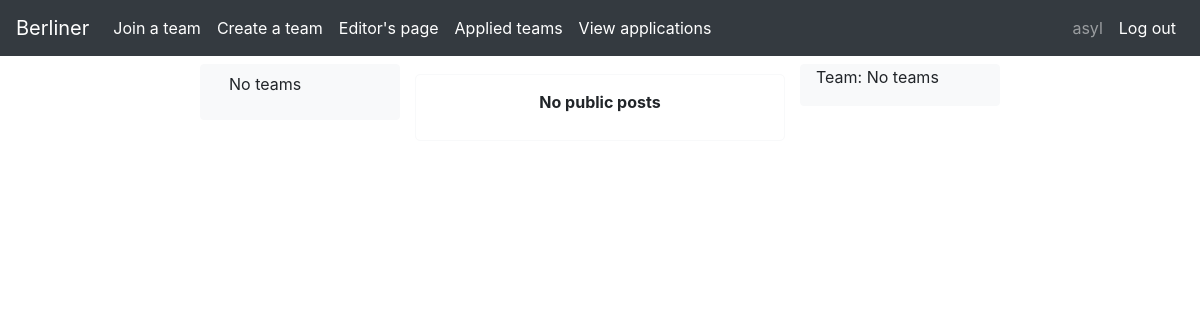
Page /join/ (signed in) on the earlier database version.
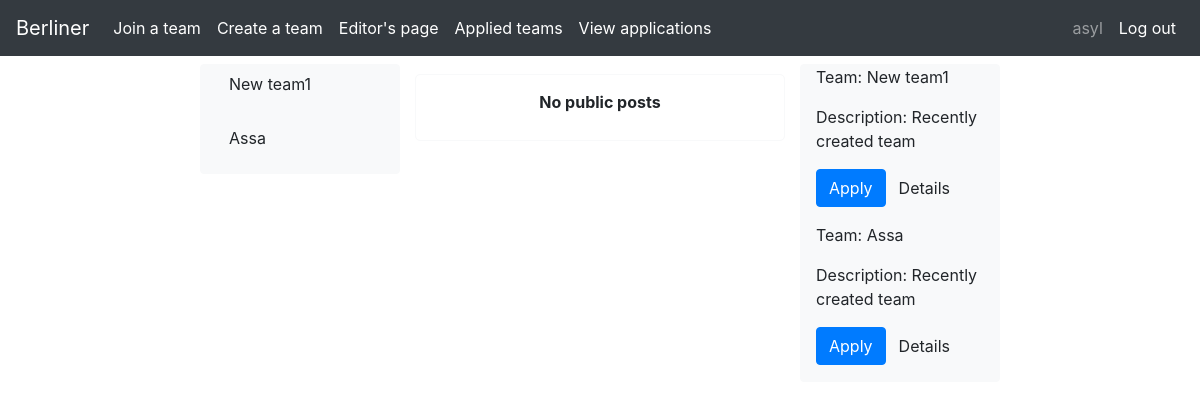
Same page on the later database version.
### logedin/models.py (models this page shows, shortened)
class Team(models.Model):
    teamLeader = models.ForeignKey(CustomUser, on_delete=models.CASCADE, related_name="createdTeams", related_query_name="createdTeam")
    members = models.ManyToManyField(CustomUser, through='Membership', through_fields=('team', 'member'), related_name="memberTeams", related_query_name="memberTeam")
    applicants = models.ManyToManyField(CustomUser, through='Application', through_fields=('team', 'applicant'))
    name = models.CharField(default="New team", max_length=30, unique=True)
    description = models.CharField(default="Recently created team", max_length=60)

### logedin/views.py (the view)
# urls.py: path('join/', views.TeamsToJoinView.as_view(), name='join'),
class TeamsToJoinView(LoginRequiredMixin, ListView):
    login_url = 'signup'
    template_name = 'logedin/join.html'
    fields = []
    context_object_name = 'object'
    def get_queryset(self):
        mySet = {
        'teams': Team.objects.exclude(members=self.request.user).exclude(applicants=self.request.user)
        }
        return mySet

### templates/logedin/join.html
{% extends '../base/base_logedin.html' %}
{% load static %}
{% block menu %}
<div id="menu">
    {% for team in object.teams %}
        <p class="team-name" data-details="{{ team.name }}"><a class="btn">{{ team.name }}</a></p>
    {% empty %}
        <p class="team-name" data-details="No teams"><a class="btn">No teams</a></p>
    {% endfor %}
</div>
{% endblock %}
{% block main %}
    {% for post in object.posts %}
    <div class="post border border-light">
        <p class="post-header"><b>{{ post.author.first_name }} {{ post.author.last_name }}</b> @<i>{{ post.team.name }}:</i> </p>
        <p class="post-body">{{ post.content }}</p>
        <p class="post-footer">{{ post.date }} {% block comments %} {% endblock %}</p>
    </div>
    {% empty %}
    <div class="post border border-light">
        <p class="post-header"><b>No public posts</b></p>
    </div>
    {% endfor %}
{% endblock %}
{% block info %}
    {% for team in object.teams %}
    <div class="{{ team.name }}">
        <p>Team: {{ team.name }}</p>
        <p>Description: {{ team.description }}</p>
        <p><a class="btn btn-primary" href="{% url 'apply' team.pk %}">Apply</a><a class="btn">Details</a></p>
    </div>
    {% empty %}
        <div id="No teams">
            <p>Team: No teams</p>
        </div>
    {% endfor %}
{% endblock %}

Differences in the rows shown:
added Team: name "New team1", description "Recently created team"
added Team: name "Assa", description "Recently created team"
Other differences:
text no longer shown: "No teams Team: No teams"
